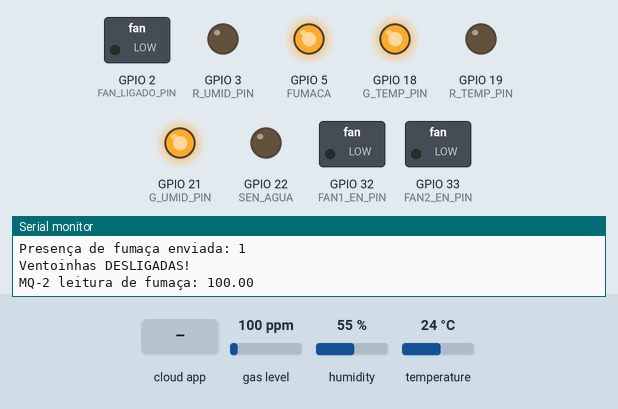
The sketch below on a simulated ESP32. On the bench: switched loads named in the sketch (green lamp = pin HIGH), output pins drawn as LEDs (lit = HIGH), the last lines printed to the serial monitor. The inputs (shaded band) are chosen by the test bench; at power-on: temperature 24 °C, gas level 100 ppm, humidity 55 %. WiFi joins after 1.5 s; servers stay silent unless stated; the Firebase database answers and starts empty.

Above: at 2.7 s.
2.8 s: temperature set to 24.7 °C
5.3 s: temperature set to 25.8 °C
At 7.0 s:
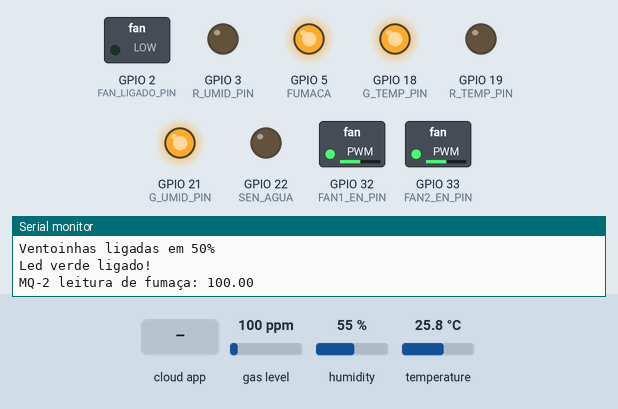
7.6 s: the phone or cloud app sets ManualOverride to 1
At 9.5 s:
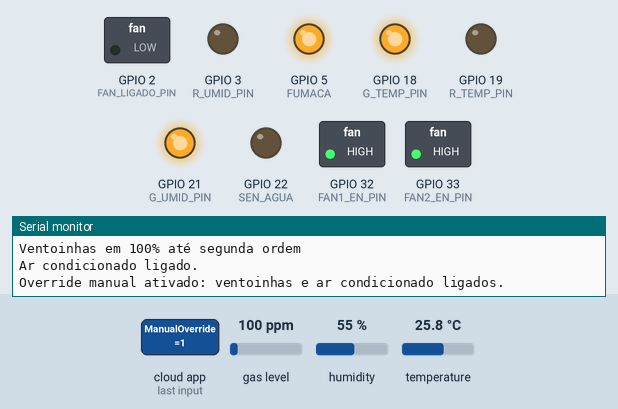
Timing chart, 0 to 11.0 s (numbered marks = the images above; inputs shaded):
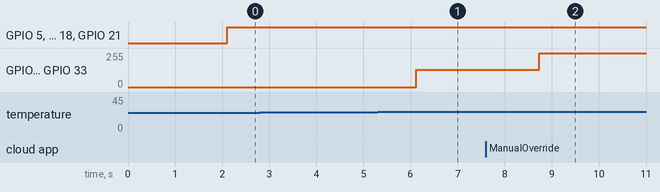

The sketch:

esp32-ultimo.ino
```cpp
#include <WiFi.h>
#include <Firebase_ESP_Client.h>
#include "addons/TokenHelper.h"
#include "addons/RTDBHelper.h"
#include <DHT.h>
#include <MQUnifiedsensor.h>

// Definições de pinos
#define FAN_LIGADO_PIN 2  // Liga manualmente fan.

#define G_TEMP_PIN 18     // Temp normal
#define R_TEMP_PIN 19     // Temp alta
#define G_UMID_PIN 21     // Umidade normal
#define R_UMID_PIN 3      // Umidade alta
#define FUMACA 5          // Presença de fumaça
#define SEN_AGUA 22       // Presença de água
#define FAN1_EN_PIN 32
#define FAN1_IN1_PIN 25
#define FAN1_IN2_PIN 26
#define FAN2_EN_PIN 33
#define FAN2_IN3_PIN 27
#define FAN2_IN4_PIN 14

// Definições do sensor DHT22
#define DHTPIN 17
#define DHTTYPE DHT22
DHT dht(DHTPIN, DHTTYPE);

// Definições do sensor de fumaça MQ-2
#define Board ("ESP32")
#define Pin (36) // ADC2 pino 12 ADC1 pino 34
#define Type ("MQ-2") //MQ2
#define Voltage_Resolution (3.3) // entrada 3.3V
#define ADC_Bit_Resolution (12) // 12-bit de resolução
#define RatioMQ2CleanAir (9.83) //RS / R0 = 9.83 ppm
MQUnifiedsensor MQ2(Board, Voltage_Resolution, ADC_Bit_Resolution, Pin, Type);

// Variáveis globais para temperatura e umidade
float tempc = 0.0;
float humid = 0.0;

// Configuração de controle PWM para ventoinhas
const int freq = 5000;
const int resolution = 8;
const int FAN1_PWM_CHANNEL = 0;
const int FAN2_PWM_CHANNEL = 1;

// Conexão WiFi e Firebase
#define WIFI_SSID "Matheus p8"    // Matheus p8
#define WIFI_PASSWORD "12345678"  // 12345678
#define API_KEY "SUA_CHAVE_API"
#define DATABASE_URL "SUA_URL"

// Configurações do Firebase
FirebaseData fbdo;
FirebaseAuth auth;
FirebaseConfig config;
unsigned long sendDataPrevMillis = 0;
bool signupOK = false;

// Variáveis de controle
bool manualOverride = false;
unsigned long manualOverrideStartTime = 0;
const unsigned long manualOverrideDuration = 30 * 1000; // 30 segundos

// Funções do controle do ar condicionado (substitua pela biblioteca específica)
void turnOnAC() {
  // Implementar função para ligar o ar condicionado
  Serial.println("Ar condicionado ligado.");
}

void turnOffAC() {
  // Implementar função para desligar o ar condicionado
  Serial.println("Ar condicionado desligado.");
}

// Função de setup
void setup() {
  Serial.begin(115200);

  // Configuração dos pinos
  pinMode(G_TEMP_PIN, OUTPUT);
  pinMode(R_TEMP_PIN, OUTPUT);
  pinMode(G_UMID_PIN, OUTPUT);
  pinMode(R_UMID_PIN, OUTPUT);
  pinMode(FUMACA, OUTPUT);
  pinMode(SEN_AGUA, OUTPUT);
  pinMode(FAN_LIGADO_PIN, OUTPUT);

  // Configuração dos canais PWM para ventoinhas
  ledcSetup(FAN1_PWM_CHANNEL, freq, resolution);
  ledcAttachPin(FAN1_EN_PIN, FAN1_PWM_CHANNEL);
  ledcSetup(FAN2_PWM_CHANNEL, freq, resolution);
  ledcAttachPin(FAN2_EN_PIN, FAN2_PWM_CHANNEL);

  // Inicialização do DHT22
  dht.begin();

  // Inicialização do sensor de fumaça MQ-2
  MQ2.setRegressionMethod(1); //_PPM =  a*ratio^b
  MQ2.setA(36974); MQ2.setB(-3.109); // Valores dados para o gas CO
  MQ2.init();

  // Conexão WiFi
  WiFi.begin(WIFI_SSID, WIFI_PASSWORD);
  Serial.print("Conectando ao WiFi");
  while (WiFi.status() != WL_CONNECTED) {
    Serial.print(".");
    delay(300);
  }
  Serial.println();
  Serial.print("Conectado com IP: ");
  Serial.println(WiFi.localIP());
  Serial.println();

  // Configuração do Firebase
  config.api_key = API_KEY;
  config.database_url = DATABASE_URL;
  if (Firebase.signUp(&config, &auth, "", "")) {
    Serial.println("Conexão com Firebase OK");
    signupOK = true;
  } else {
    Serial.printf("Erro de conexão com Firebase: %s\n", config.signer.signupError.message.c_str());
  }

  config.token_status_callback = tokenStatusCallback;
  Firebase.begin(&config, &auth);
  Firebase.reconnectWiFi(true);
}

// Função para ler dados do DHT22
void readDHT() {
  tempc = dht.readTemperature();
  humid = dht.readHumidity();

  if (isnan(tempc) || isnan(humid)) {
    Serial.println("Falha na leitura do sensor DHT22!");
  } else {
    Serial.print("Temperatura: ");
    Serial.print(tempc);
    Serial.print(" °C, Umidade: ");
    Serial.print(humid);
    Serial.println(" %");
  }
}

// Função para calcular o ponto de orvalho
float calculateDewPoint(float temp, float humidity) {
  const float a = 17.27;
  const float b = 237.7;
  float alpha = ((a * temp) / (b + temp)) + log(humidity / 100.0);
  float dewPoint = (b * alpha) / (a - alpha);
  return dewPoint;
}

// Função para verificar presença de orvalho
bool checkDewPresence(float temp, float humidity) {
  float dewPoint = calculateDewPoint(temp, humidity);
  Serial.print("Ponto de Orvalho: ");
  Serial.print(dewPoint);
  Serial.println(" °C");
  return temp <= dewPoint;
}

// Função para ler dados do sensor de fumaça MQ-2
bool readMQ2() {
  MQ2.update(); // Atualizar leituras do sensor
  float smoke = MQ2.readSensor();
  Serial.print("MQ-2 leitura de fumaça: ");
  Serial.println(smoke);

  // Defina um limiar para detectar fumaça
  return smoke > 10.0; // Ajuste conforme necessário
}

// Função para atualizar o Firebase
void updateFirebase() {
  if (Firebase.ready() && signupOK && (millis() - sendDataPrevMillis > 5000 || sendDataPrevMillis == 0)) {
    sendDataPrevMillis = millis();

    // Enviar temperatura
    if (Firebase.RTDB.setFloat(&fbdo, "Sensor/TempC", tempc)) {
      Serial.print("Temperatura enviada: ");
      Serial.println(tempc);
    } else {
      Serial.print("Erro ao enviar temperatura: ");
      Serial.println(fbdo.errorReason());
    }

    // Enviar umidade
    if (Firebase.RTDB.setFloat(&fbdo, "Sensor/Umid", humid)) {
      Serial.print("Umidade enviada: ");
      Serial.println(humid);
    } else {
      Serial.print("Erro ao enviar umidade: ");
      Serial.println(fbdo.errorReason());
    }

    // Enviar presença de fumaça
    bool smokeDetected = readMQ2();
    if (Firebase.RTDB.setBool(&fbdo, "Sensor/fumaca", smokeDetected)) {
      Serial.print("Presença de fumaça enviada: ");
      Serial.println(smokeDetected);
    } else {
      Serial.print("Erro ao enviar presença de fumaça: ");
      Serial.println(fbdo.errorReason());
    }

    // Receber comando de override manual
    if (Firebase.RTDB.getBool(&fbdo, "/Control/ManualOverride")) {
      bool manualOverrideCommand = fbdo.boolData();
      if (manualOverrideCommand) {
        manualOverride = true;
        manualOverrideStartTime = millis();
        // Ligar ventoinhas a 100%
        digitalWrite(FAN1_IN1_PIN, HIGH);
        digitalWrite(FAN1_IN2_PIN, LOW);
        ledcWrite(FAN1_PWM_CHANNEL, 255); // 100% de duty cycle
        digitalWrite(FAN2_IN3_PIN, HIGH);
        digitalWrite(FAN2_IN4_PIN, LOW);
        ledcWrite(FAN2_PWM_CHANNEL, 255); // 100% de duty cycle
        Serial.println();
        Serial.println("Ventoinhas em 100% até segunda ordem");
        Serial.println();
        // Ligar ar condicionado
        turnOnAC();
        Serial.println("Override manual ativado: ventoinhas e ar condicionado ligados.");
      }
    } else {
      Serial.print("Erro ao receber comando de override manual: ");
      Serial.println(fbdo.errorReason());
    }
  }
}

// Função para controlar ventoinhas automaticamente
void controlFans() {
  if (manualOverride) {
    // Verificar se o tempo de override manual expirou
    if (millis() - manualOverrideStartTime >= manualOverrideDuration) {
      manualOverride = false;
      // Desativar override manual: retomar controle automático
      digitalWrite(FAN_LIGADO_PIN, LOW);
      Serial.println("Override manual desativado: controle automático retomado.");
    }
  } else {
    // Controle automático baseado na temperatura e umidade
    if (tempc > 30.0) {
      // Temperatura crítica: ligar ventoinhas a 100%
      digitalWrite(FAN1_IN1_PIN, HIGH);
      digitalWrite(FAN1_IN2_PIN, LOW);
      ledcWrite(FAN1_PWM_CHANNEL, 255); // 100% de duty cycle
      digitalWrite(FAN2_IN3_PIN, HIGH);
      digitalWrite(FAN2_IN4_PIN, LOW);
      ledcWrite(FAN2_PWM_CHANNEL, 255); // 100% de duty cycle
      digitalWrite(R_TEMP_PIN, HIGH);
      digitalWrite(G_TEMP_PIN, LOW);
      Serial.println();
      Serial.println("Led vermelho ligado!");
              Serial.println();
        Serial.println("Ventoinhas ligadas em 100%");
        Serial.println();
    } else if (tempc > 25.0) {
      // Temperatura alta: ligar ventoinhas a 50%
      digitalWrite(FAN1_IN1_PIN, HIGH);
      digitalWrite(FAN1_IN2_PIN, LOW);
      ledcWrite(FAN1_PWM_CHANNEL, 128); // 50% de duty cycle
      digitalWrite(FAN2_IN3_PIN, HIGH);
      digitalWrite(FAN2_IN4_PIN, LOW);
      ledcWrite(FAN2_PWM_CHANNEL, 128); // 50% de duty cycle
      digitalWrite(R_TEMP_PIN, LOW);
      digitalWrite(G_TEMP_PIN, HIGH);
        Serial.println();
        Serial.println("Ventoinhas ligadas em 50%");
        Serial.println("Led verde ligado!");
        Serial.println();
    } else {
      // Temperatura normal: desligar ventoinhas
      ledcWrite(FAN1_PWM_CHANNEL, 0); // 0% de duty cycle
      ledcWrite(FAN2_PWM_CHANNEL, 0); // 0% de duty cycle
      digitalWrite(R_TEMP_PIN, LOW);
      digitalWrite(G_TEMP_PIN, HIGH);
              Serial.println();
        Serial.println("Ventoinhas DESLIGADAS!");
        Serial.println();
    }

    // Controle de umidade
    if (humid > 70.0) {
      digitalWrite(R_UMID_PIN, HIGH);
      digitalWrite(G_UMID_PIN, LOW);
    } else {
      digitalWrite(R_UMID_PIN, LOW);
      digitalWrite(G_UMID_PIN, HIGH);
    }

    // Verificação de fumaça
    if (readMQ2()) {
      digitalWrite(FUMACA, HIGH);
    } else {
      digitalWrite(FUMACA, LOW);
    }
  }
}


// Loop principal
void loop() {
  readDHT();
  updateFirebase();
  controlFans();
  delay(2000);
}
```

Measured:
- the behaviour switches between 25 and 25.1 °C on temperature (found by bisection; images 0 and 1)
- after the input at 5.3 s, GPIO 32 (FAN1_EN_PIN), GPIO 33 (FAN2_EN_PIN): 0/255 → 128/255 after 0.83 s
- after the input at 7.6 s, GPIO 32 (FAN1_EN_PIN), GPIO 33 (FAN2_EN_PIN): 128/255 → 255/255 after 1.1 s
